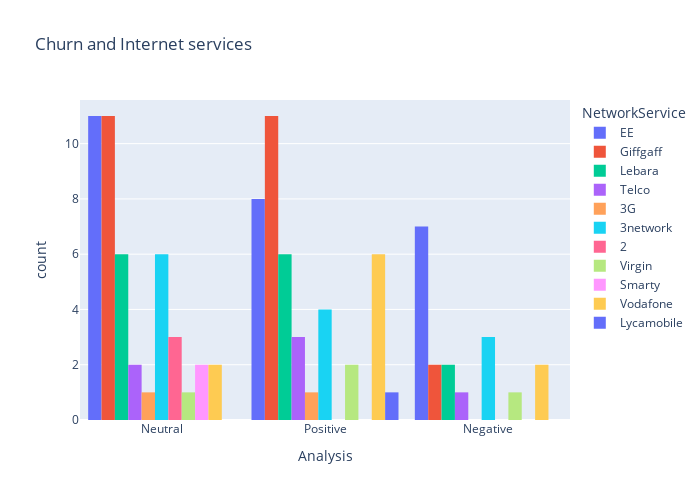

Write notebook code for a chart like this one.
### Code cell
fig = px.histogram(updated_data, x= "Analysis", color= "NetworkService", barmode="group", title="Churn and Internet services")
fig.update_layout(width=700, height=500, bargap=0.1)
fig.show()

### Figure 1 — Plotly figure (JSON) as saved in the notebook; plotly's stock layout.template omitted (floating-point values rounded to 4 significant figures)
{"data": [{"alignmentgroup": "True", "bingroup": "x", "hovertemplate": "NetworkService=EE<br>Analysis=%{x}<br>count=%{y}<extra></extra>", "legendgroup": "EE", "marker": {"color": "#636efa", "pattern": {"shape": ""}}, "name": "EE", "offsetgroup": "EE", "orientation": "v", "showlegend": true, "x": ["Neutral", "Positive", "Neutral", "Neutral", "Neutral", "Positive", "Neutral", "Neutral", "Positive", "Positive", "Neutral", "Negative", "Negative", "Positive", "Neutral", "Neutral", "Neutral", "Positive", "Positive", "Neutral", "Negative", "Negative", "Positive", "Negative", "Negative", "Negative"], "xaxis": "x", "yaxis": "y", "type": "histogram"}, {"alignmentgroup": "True", "bingroup": "x", "hovertemplate": "NetworkService=Giffgaff<br>Analysis=%{x}<br>count=%{y}<extra></extra>", "legendgroup": "Giffgaff", "marker": {"color": "#EF553B", "pattern": {"shape": ""}}, "name": "Giffgaff", "offsetgroup": "Giffgaff", "orientation": "v", "showlegend": true, "x": ["Positive", "Neutral", "Positive", "Neutral", "Neutral", "Neutral", "Positive", "Positive", "Negative", "Neutral", "Positive", "Neutral", "Neutral", "Negative", "Positive", "Positive", "Neutral", "Positive", "Positive", "Positive", "Positive", "Neutral", "Neutral", "Neutral"], "xaxis": "x", "yaxis": "y", "type": "histogram"}, {"alignmentgroup": "True", "bingroup": "x", "hovertemplate": "NetworkService=Lebara<br>Analysis=%{x}<br>count=%{y}<extra></extra>", "legendgroup": "Lebara", "marker": {"color": "#00cc96", "pattern": {"shape": ""}}, "name": "Lebara", "offsetgroup": "Lebara", "orientation": "v", "showlegend": true, "x": ["Neutral", "Positive", "Positive", "Positive", "Neutral", "Neutral", "Positive", "Negative", "Positive", "Neutral", "Positive", "Negative", "Neutral", "Neutral"], "xaxis": "x", "yaxis": "y", "type": "histogram"}, {"alignmentgroup": "True", "bingroup": "x", "hovertemplate": "NetworkService=Telco<br>Analysis=%{x}<br>count=%{y}<extra></extra>", "legendgroup": "Telco", "marker": {"color": "#ab63fa", "pattern": {"shape": ""}}, "name": "Telco", "offsetgroup": "Telco", "orientation": "v", "showlegend": true, "x": ["Positive", "Positive", "Positive", "Neutral", "Negative", "Neutral"], "xaxis": "x", "yaxis": "y", "type": "histogram"}, {"alignmentgroup": "True", "bingroup": "x", "hovertemplate": "NetworkService=3G<br>Analysis=%{x}<br>count=%{y}<extra></extra>", "legendgroup": "3G", "marker": {"color": "#FFA15A", "pattern": {"shape": ""}}, "name": "3G", "offsetgroup": "3G", "orientation": "v", "showlegend": true, "x": ["Positive", "Neutral"], "xaxis": "x", "yaxis": "y", "type": "histogram"}, {"alignmentgroup": "True", "bingroup": "x", "hovertemplate": "NetworkService=3network<br>Analysis=%{x}<br>count=%{y}<extra></extra>", "legendgroup": "3network", "marker": {"color": "#19d3f3", "pattern": {"shape": ""}}, "name": "3network", "offsetgroup": "3network", "orientation": "v", "showlegend": true, "x": ["Negative", "Positive", "Neutral", "Negative", "Neutral", "Negative", "Neutral", "Positive", "Neutral", "Neutral", "Positive", "Neutral", "Positive"], "xaxis": "x", "yaxis": "y", "type": "histogram"}, {"alignmentgroup": "True", "bingroup": "x", "hovertemplate": "NetworkService=2<br>Analysis=%{x}<br>count=%{y}<extra></extra>", "legendgroup": "2", "marker": {"color": "#FF6692", "pattern": {"shape": ""}}, "name": "2", "offsetgroup": "2", "orientation": "v", "showlegend": true, "x": ["Neutral", "Neutral", "Neutral"], "xaxis": "x", "yaxis": "y", "type": "histogram"}, {"alignmentgroup": "True", "bingroup": "x", "hovertemplate": "NetworkService=Virgin<br>Analysis=%{x}<br>count=%{y}<extra></extra>", "legendgroup": "Virgin", "marker": {"color": "#B6E880", "pattern": {"shape": ""}}, "name": "Virgin", "offsetgroup": "Virgin", "orientation": "v", "showlegend": true, "x": ["Positive", "Neutral", "Positive", "Negative"], "xaxis": "x", "yaxis": "y", "type": "histogram"}, {"alignmentgroup": "True", "bingroup": "x", "hovertemplate": "NetworkService=Smarty<br>Analysis=%{x}<br>count=%{y}<extra></extra>", "legendgroup": "Smarty", "marker": {"color": "#FF97FF", "pattern": {"shape": ""}}, "name": "Smarty", "offsetgroup": "Smarty", "orientation": "v", "showlegend": true, "x": ["Neutral", "Neutral"], "xaxis": "x", "yaxis": "y", "type": "histogram"}, {"alignmentgroup": "True", "bingroup": "x", "hovertemplate": "NetworkService=Vodafone<br>Analysis=%{x}<br>count=%{y}<extra></extra>", "legendgroup": "Vodafone", "marker": {"color": "#FECB52", "pattern": {"shape": ""}}, "name": "Vodafone", "offsetgroup": "Vodafone", "orientation": "v", "showlegend": true, "x": ["Positive", "Positive", "Positive", "Negative", "Positive", "Positive", "Neutral", "Negative", "Positive", "Neutral"], "xaxis": "x", "yaxis": "y", "type": "histogram"}, {"alignmentgroup": "True", "bingroup": "x", "hovertemplate": "NetworkService=Lycamobile<br>Analysis=%{x}<br>count=%{y}<extra></extra>", "legendgroup": "Lycamobile", "marker": {"color": "#636efa", "pattern": {"shape": ""}}, "name": "Lycamobile", "offsetgroup": "Lycamobile", "orientation": "v", "showlegend": true, "x": ["Positive"], "xaxis": "x", "yaxis": "y", "type": "histogram"}], "layout": {"xaxis": {"anchor": "y", "domain": [0.0, 1.0], "title": {"text": "Analysis"}}, "yaxis": {"anchor": "x", "domain": [0.0, 1.0], "title": {"text": "count"}}, "legend": {"title": {"text": "NetworkService"}, "tracegroupgap": 0}, "title": {"text": "Churn and Internet services"}, "barmode": "group", "width": 700, "height": 500, "bargap": 0.1}}
